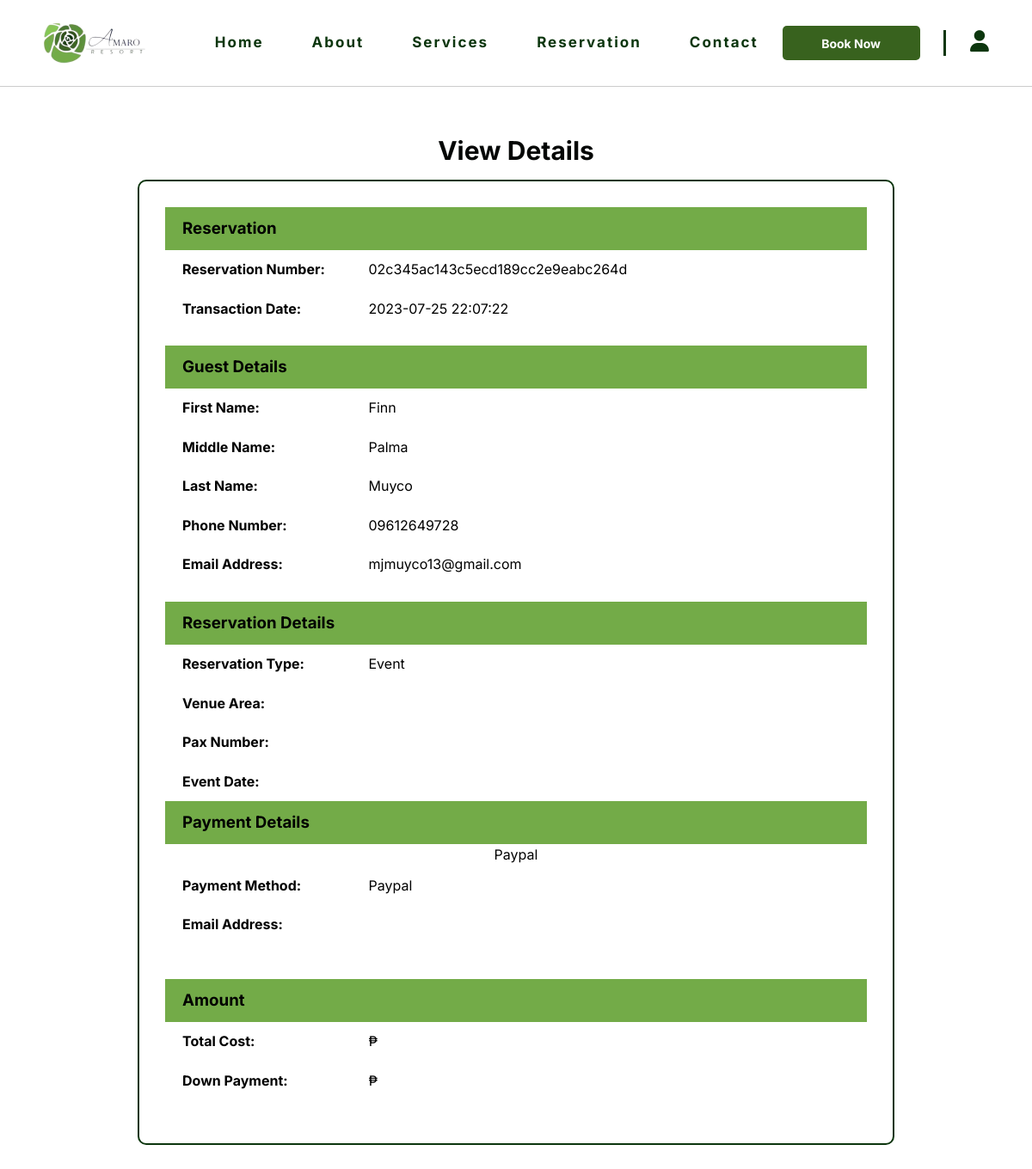
/details.php?reservation_id=02c345ac143c5ecd189cc2e9eabc264d, run on the app's committed database.
### tables this page shows
CREATE TABLE `reservations` (
  `reservation_id` varchar(255) NOT NULL,
  `guest_id` int(11) NOT NULL,
  `reservation_type` enum('Swimming','Room','Event','') NOT NULL,
  `reservation_date` datetime NOT NULL,
  `payment_method` enum('GCash','Paypal','MasterCard','') NOT NULL,
  `total_cost` float NOT NULL,
  `down_payment` float NOT NULL,
  `payment_status` enum('Pending','Paid','Visited','Rated') NOT NULL
);

CREATE TABLE `guests` (
  `guest_id` int(11) NOT NULL,
  `first_name` varchar(100) NOT NULL,
  `middle_name` varchar(100) DEFAULT NULL,
  `last_name` varchar(100) NOT NULL,
  `phone_number` varchar(15) NOT NULL,
  `email_address` varchar(100) NOT NULL,
  `password` varchar(100) NOT NULL,
  `type` enum('User','Admin','','') NOT NULL,
  `creation_date` datetime NOT NULL DEFAULT current_timestamp(),
  `modification_date` date DEFAULT NULL
);

### details.php (the view, shortened to what this page needs)
<?php
require_once "includes/dbh.inc.php";
  if(isset($_GET['reservation_id'])){
    $reservation_id = $_GET['reservation_id'];
    $query = "SELECT * FROM reservations WHERE reservation_id = ?";
    $stmt = $pdo->prepare($query);
    $stmt->execute([$reservation_id]);
    $result = $stmt->fetch(PDO::FETCH_ASSOC);
    if($result) {
      $reservation_id = $result["reservation_id"];
      $guest_id = $result["guest_id"];
      $res_type = $result["reservation_type"];
      $date_created = $result["reservation_date"];
      $paymentMethod = $result["payment_method"];
  }
  $query = "SELECT * FROM guests WHERE guest_id = ?";
  $stmt = $pdo->prepare($query);
  $stmt->execute([$guest_id]);
  $result = $stmt->fetch(PDO::FETCH_ASSOC);
  if($result) {
    $firstname = $result["first_name"];
    $middlename = $result["middle_name"];
    $lastname = $result["last_name"];
    $phonenumber = $result["phone_number"];
    $emailaddress = $result["email_address"];
  }
}
?>
<!DOCTYPE html>
<html lang="en">
  <head>
    <link rel="stylesheet" href="css/details.css" />
  </head>
  <body>
    <section id="navBar" class="page-section active">
      <div class="nav" id="nav">
        <div class="site-nav">
          <div class="site-name" id="site-name">
            <img
              src="css/page-images/AmaroResort.png"
              alt="logo"
              class="logo"
            />
          </div>
          <div class="nav-bar" id="navbar">
            <a class="navBar" href="index.php"> Home </a>
            <a class="navBar" href="about.html"> About </a>
            <a class="navBar" href="services.html"> Services </a>
            <a class="navBar" href="reservation.html"> Reservation </a>
            <a class="navBar" href="contact.html"> Contact </a>
          </div>
          <a href="reservation.html" id="book-button">
            <button type="button" class="book-btn">Book Now</button>
          </a>
          <div class="vl"></div>
          <span><i class="fas fa-user" id="user"></i></span>
        </div>
      </div>
    </section>
    <section id="bookingSummary">
      <div class="summary-container">
        <span class="section-phrase">View Details</span>
        <div class="booking-summary-container">
          <div class="details-container">
            <div class="section-title"><h3>Reservation</h3></div>
            <div class="section-details">
              <span>Reservation Number: </span>
              <p><?php echo $reservation_id ?></p>
            </div>
            <div class="section-details">
              <span>Transaction Date:</span>
              <p><?php echo $date_created ?></p>
            </div>
          </div>
          <div class="details-container">
            <div class="section-title"><h3>Guest Details</h3></div>
            <div class="section-details">
              <span>First Name:</span>
              <p><?php echo $firstname ?></p>
            </div>
            <div class="section-details">
              <span>Middle Name:</span>
              <p><?php echo $middlename ?></p>
            </div>
            <div class="section-details">
              <span>Last Name:</span>
              <p><?php echo $lastname ?></p>
            </div>
            <div class="section-details">
              <span>Phone Number:</span>
              <p><?php echo $phonenumber ?></p>
            </div>
            <div class="section-details">
              <span>Email Address:</span>
              <p><?php echo $emailaddress ?></p>
            </div>
          </div>
          <div class="details-container">
            <div class="section-title"><h3>Reservation Details</h3></div>
            <?php if($res_type == "Swimming"): ?>
              <div class="section-details">
                <span>Reservation Type:</span>
                <p><?php echo $res_type ?></p>
              </div>
              <div class="section-details">
                <span>Date of Visit:</span>
                <p><?php echo $dateofvisit ?></p>
              </div>
              <div class="section-details">
                <span>Time Slot:</span>
                <p><?php echo $timeSlot ?></p>
              </div>
              <div class="section-details">
                <span>Adult:</span>
                <p><?php echo $Adult ?></p>
              </div>
              <div class="section-details">
                <span>Children:</span>
                <p><?php echo $Children ?></p>
              </div>
              <div class="section-details">
                <span>Senior/PWD:</span>
                <p><?php echo $SeniorPWD ?></p>
              </div>
              <div class="section-details">
                <span>Cottage Type:</span>
                <p><?php echo $cottagetypename ?></p>
              </div>
            <?php else: ?>
              <div class="section-details">
                <span>Reservation Type:</span>
                <p><?php echo $res_type ?></p>
              </div>
              <div class="section-details">
                <span>Venue Area:</span>
              </div>
              <div class="section-details">
                <span>Pax Number:</span>
              </div>
              <div class="section-details">
                <span>Event Date:</span>
              </div>
            <?php endif; ?>
          <div class="details-container">
            <div class="section-title"><h3>Payment Details</h3></div>
              <?php if($paymentMethod == "Paypal"): ?>
                <?php  echo $paymentMethod; ?>
                <div class="section-details">
                  <span>Payment Method:</span>
                  <p><?php echo ucfirst($paymentMethod) ?></p>
                </div>
                <div class="section-details">
                  <span>Email Address:</span>
                </div>
              <?php endif; ?>
              </div>
          </div>
          <div class="details-container">
            <div class="section-title"><h3>Amount</h3></div>
            <div class="section-details">
              <span>Total Cost:</span>
              <p><?php echo '₱' .$totalcostNum ?></p>
            </div>
            <div class="section-details">
              <span>Down Payment:</span>
              <p><?php echo '₱' .$downpaymentNum ?></p>
            </div>
        </div>
      </div>
    </section>
  </body>
</html>

### css/details.css (style rules this page uses)
:root { --primary-button-clr: #38621E; --primary-btn-hover: #60814b; --secondary-button-clr: #FCFDFC; --background-clr: #E9F2EB; --accent-clr: #73AB48; --textlink-hover: #3d5e3e; --main-text-clr: #0C360E; --text-black-clr: #040605; --text-green-clr: #2A401C; }
* { box-sizing: border-box; padding: 0; margin: 0; font-family: 'Inter', sans-serif; }
html { scroll-behavior: smooth; }
body { line-height: 1.6; background-color: #fff; }
.section-phrase { color: var(--text-black-clr); font-weight: bold; font-size: 30px; text-align: center; margin-bottom: 10px; }
#bookingSummary { display: flex; margin: 50px; }
.summary-container { width: 100%; height: auto; color: #000; display: flex; flex-direction: column; align-items: center; justify-content: center; margin-bottom: 20px; text-align: center; }
.booking-summary-container { width: 80%; height: auto; border: 2px solid var(--main-text-clr); border-radius: 10px; padding: 30px; display: flex; flex-direction: column; align-items: center; justify-content: center; }
.section-title { width: 100%; background: var(--accent-clr); padding: 10px 10px 10px 20px; }
.booking-summary-container h3 { text-align: left; }
.details-container { width: 100%; margin-bottom: 20px; }
.section-details { width: 100%; padding: 10px 10px 10px 20px; display: flex; }
.section-details span { margin-right: 20px; font-weight: bold; width: 25%; text-align: left; }

### data on the page
reservations: reservation_id "02c345ac143c5ecd189cc2e9eabc264d", reservation_date "2023-07-25 22:07:22", reservation_type "Event", payment_method "Paypal"
guests: first_name "Finn", middle_name "Palma", last_name "Muyco", phone_number "09612649728", email_address "mjmuyco13@gmail.com"
